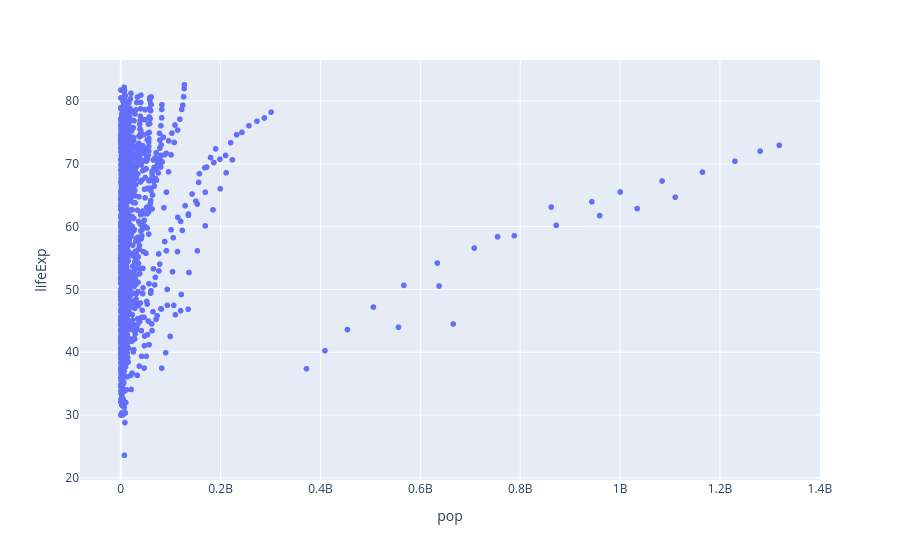

Source (notebook cell):
### Code cell
px.scatter(gap,x='pop',y='lifeExp')

### Figure 1 — Plotly figure (JSON) as saved in the notebook; plotly's stock layout.template omitted (floating-point values rounded to 4 significant figures; data arrays with more than 128 entries replaced by an {"elided": "..."} marker saying what was removed)
{"data": [{"hovertemplate": "pop=%{x}<br>lifeExp=%{y}<extra></extra>", "legendgroup": "", "marker": {"color": "#636efa", "symbol": "circle"}, "mode": "markers", "name": "", "showlegend": false, "type": "scattergl", "x": {"elided": "1704 int values"}, "xaxis": "x", "y": {"elided": "1704 float values"}, "yaxis": "y"}], "layout": {"legend": {"tracegroupgap": 0}, "margin": {"t": 60}, "xaxis": {"anchor": "y", "domain": [0, 1], "title": {"text": "pop"}}, "yaxis": {"anchor": "x", "domain": [0, 1], "title": {"text": "lifeExp"}}}}
